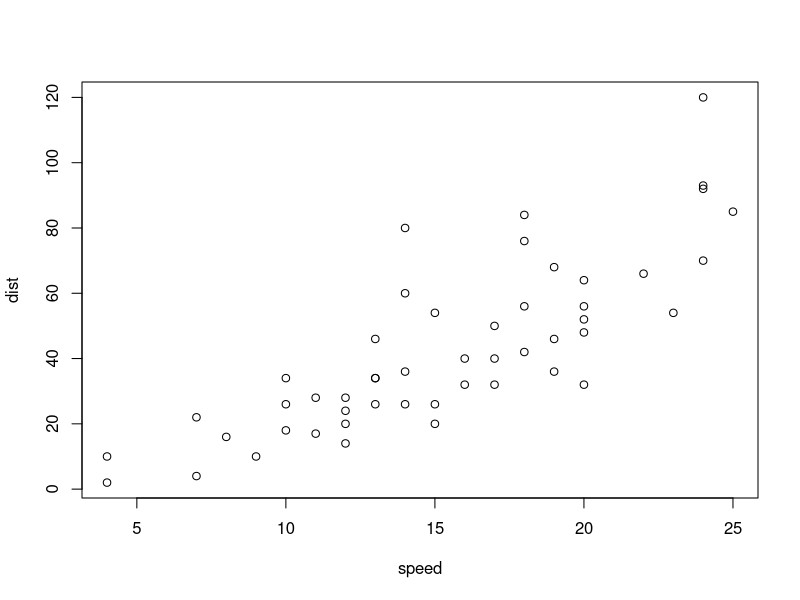
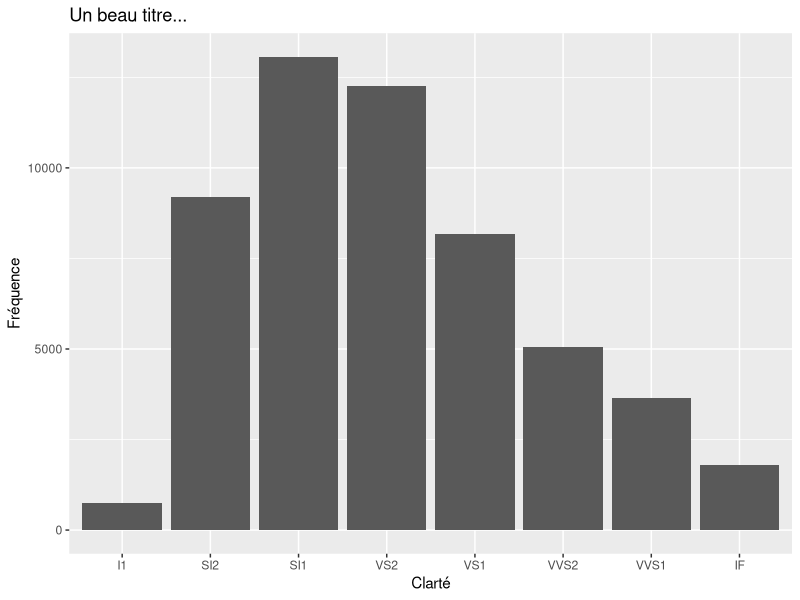
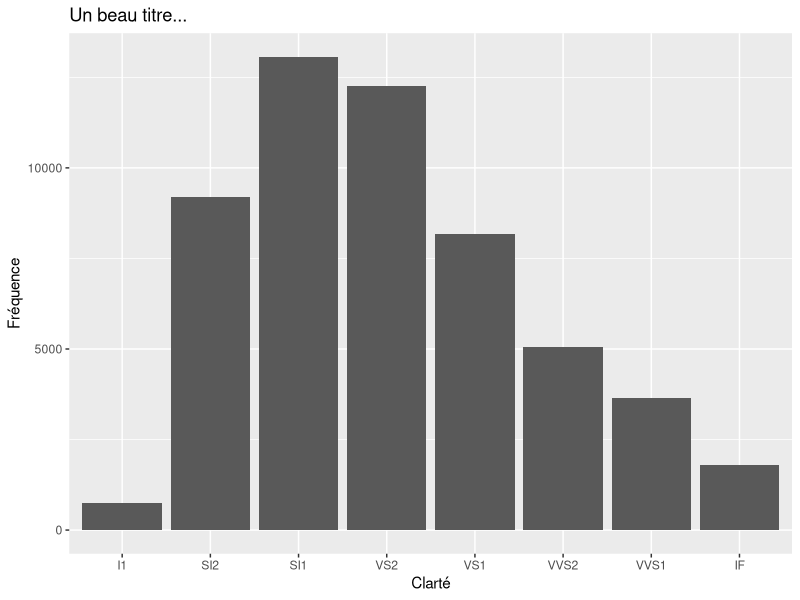
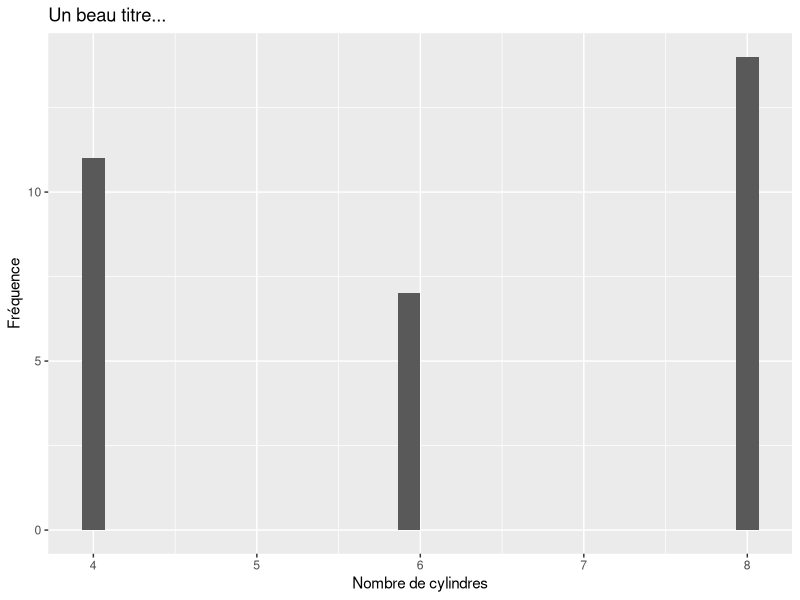
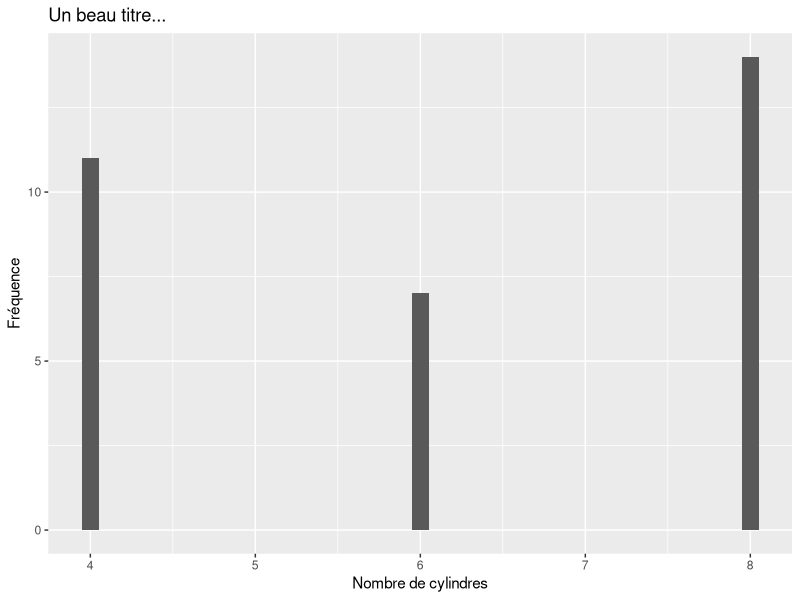
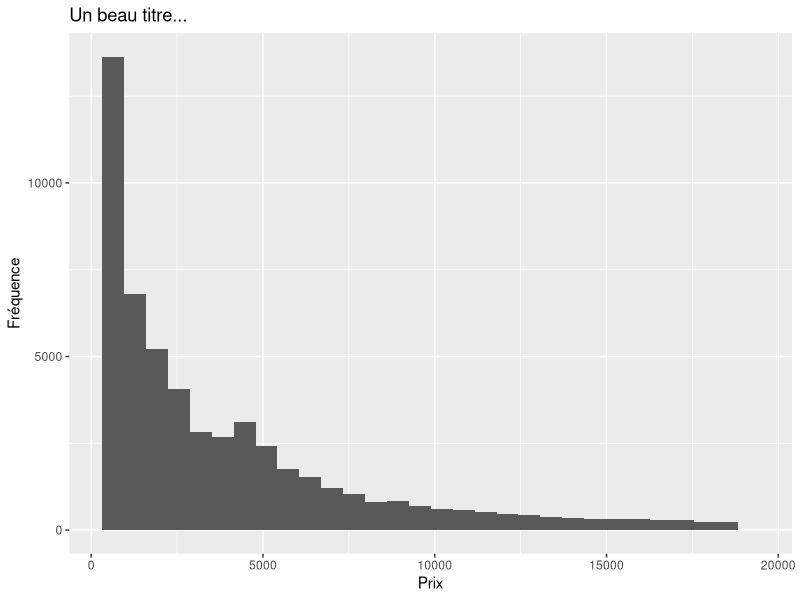
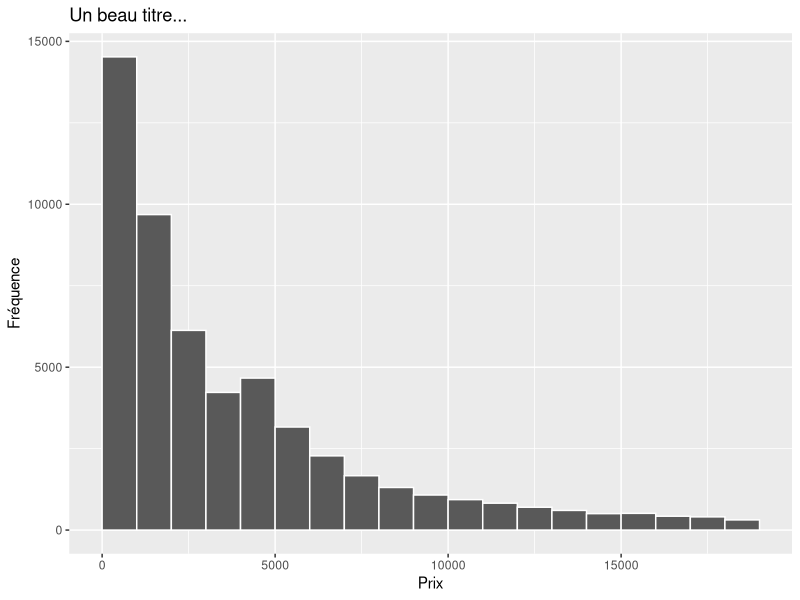
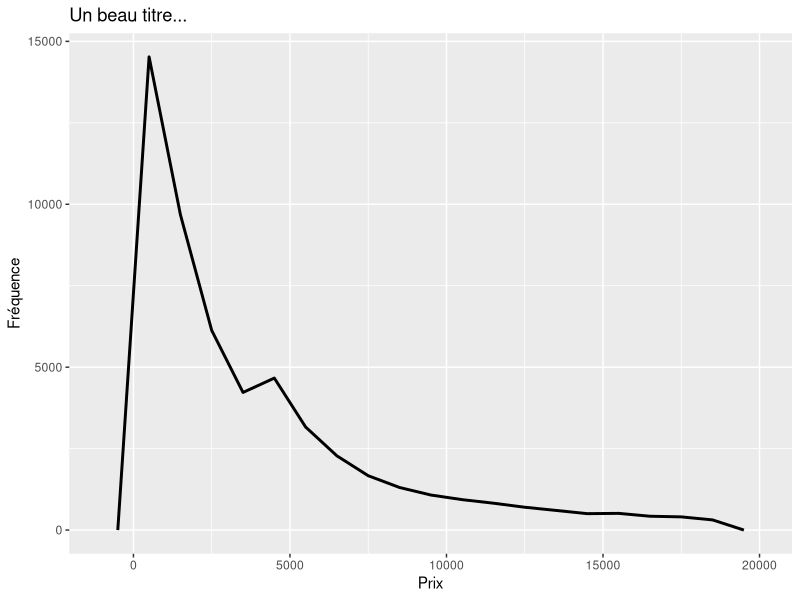

Here is the R script that generated these plots, in order:
## ---- chunk 1
options(htmltools.dir.version = FALSE)
knitr::opts_chunk$set(fig.align = 'center',
                      fig.width = 6, 
                      fig.height = 6)
## ---- chunk 2
plot(cars)
## ---- chunk 3
list.of.packages <- c("ggplot2", "broom", "MASS", "rmarkdown")
new.packages <- list.of.packages[!(list.of.packages %in% installed.packages()[,"Package"])]
if(length(new.packages)) install.packages(new.packages)
## ---- chunk 4
library(ggplot2)
library(broom)
library(MASS)
library(rmarkdown)
## ---- chunk 5
View(mtcars)
## ---- chunk 6
diamonds
## ---- chunk 7
diamonds$cut[1:10]
## ---- chunk 8
table(diamonds$cut)
## ---- chunk 9
table(diamonds$color)
## ---- chunk 10
mean(diamonds$price)
## ---- chunk 11
mean(diamonds$carat)
## ---- chunk 12
median(diamonds$price)
## ---- chunk 13
median(diamonds$carat)
## ---- chunk 14
res <- range(diamonds$carat)
res
res[2]-res[1]
## ---- chunk 15
res <- range(diamonds$price)
res
res[2]-res[1]
## ---- chunk 16
var(diamonds$price)
## ---- chunk 17
var(diamonds$carat)
## ---- chunk 18
sd(diamonds$carat)
## ---- chunk 19
sd(diamonds$price)
## ---- chunk 20
prix <- diamonds$price
sd(prix)/mean(prix)*100
## ---- chunk 21
carat <- diamonds$carat
sd(carat)/mean(carat)*100
## ---- chunk 22
(650-mean(prix))/sd(prix)
## ---- chunk 23
quantile(diamonds$carat, 0.1)
quantile(diamonds$carat, 0.75)
quantile(diamonds$carat, 0.91)
## ---- chunk 24
summary(diamonds$price)
## ---- chunk 25
summary(diamonds$carat)
## ---- chunk 26
mean(diamonds$price<=850)
## ---- chunk 27
table(diamonds$cut)
## ---- chunk 28
table(diamonds$color)
## ---- chunk 29
addmargins(table(diamonds$cut))
## ---- chunk 30
table(diamonds$cut,diamonds$color)
## ---- chunk 31
prop.table(table(diamonds$cut,diamonds$color))
## ---- chunk 32
addmargins(table(diamonds$cut,diamonds$color))
## ---- chunk 33
addmargins(prop.table(table(diamonds$cut,diamonds$color)))
## ---- chunk 34
qplot(diamonds$clarity, xlab="Clarté", ylab="Fréquence", main="Un beau titre...")
## ---- chunk 35
ggplot(diamonds, aes(clarity)) + 
  geom_bar() +
  labs(
    x = "Clarté",
    y = "Fréquence",
    title = "Un beau titre...")
## ---- chunk 36
qplot(mtcars$cyl, xlab="Nombre de cylindres", ylab="Fréquence", main="Un beau titre...")
## ---- chunk 37
ggplot(mtcars, aes(cyl)) +
  geom_bar(width = 0.1) +
  labs(
    x = "Nombre de cylindres",
    y = "Fréquence",
    title = "Un beau titre...")
## ---- chunk 38
qplot(diamonds$price, xlab="Prix", ylab="Fréquence", main="Un beau titre...")
## ---- chunk 39
ggplot(diamonds, aes(price)) +
  geom_histogram(color = "white", binwidth = 1000, center = 500) +
  labs(
    x = "Prix", 
    y = "Fréquence", 
    title = "Un beau titre...")
## ---- chunk 40
ggplot(diamonds, aes(price)) +
  geom_freqpoly(size = 1, binwidth = 1000, center = 500) +
  labs(
    x = "Prix", 
    y = "Fréquence", 
    title = "Un beau titre...")
## ---- chunk 41
ggplot(diamonds, aes(price)) +
  geom_histogram(color = "white", binwidth = 1000, center = 500) +
  geom_freqpoly(size = 1, binwidth = 1000, center = 500) +
  labs(
    x = "Prix", 
    y = "Fréquence", 
    title = "Un beau titre...")
## ---- chunk 42
ggplot(diamonds, aes(price)) +
  stat_ecdf() +
  labs(
    x = "Prix", 
    y = "Fréquence relative cumulée", 
    title = "Un beau titre...")
## ---- chunk 43
ggplot(diamonds, aes(x=cut, fill=color))+
  geom_bar()+
  labs(
    x = "Coupe",
    y = "Fréquence",
    title = "Un beau titre...")
## ---- chunk 44
ggplot(diamonds, aes(x=cut, fill=color))+
  geom_bar(position ="dodge")+
  labs(
    x = "Coupe",
    y = "Fréquence",
    title = "Un beau titre...")
## ---- chunk 45
ggplot(diamonds, aes(x=cut, fill=color))+
  geom_bar(position ="fill")+
  labs(
    x = "Coupe",
    y = "Fréquence relative",
    title = "Un beau titre...")
## ---- chunk 46
ggplot(diamonds, aes(x = cut, y = price)) + 
  geom_boxplot()+
  labs(
    x = "Coupe",
    y = "Prix",
    title = "Un beau titre...")
## ---- chunk 47
ggplot(diamonds, aes(x=carat, y=price))+
  geom_point()+
  labs(
    x = "Carat",
    y = "Prix",
    title = "Un beau titre...")
## ---- chunk 48
ggplot(diamonds, aes(x=carat, y=price))+
  geom_point()+
  geom_smooth(method="lm")+
  labs(
    x = "Carat",
    y = "Prix",
    title = "Un beau titre...")
## ---- chunk 49
lmfit <- lm(formula = price ~ carat, data = diamonds)
## ---- chunk 50
tidy(lmfit)
## ---- chunk 51
glance(lmfit)
## ---- chunk 52
head(augment(lmfit))
## ---- chunk 53
tidy(t.test(diamonds$price,
            conf.level = 0.95))
## ---- chunk 54
tidy(t.test(diamonds$price,
            conf.level = 0.99))
## ---- chunk 55
tidy(prop.test(with(diamonds,table(cut!="Ideal"))))
## ---- chunk 56
tidy(prop.test(with(diamonds,table(cut!="Ideal")),
                 conf.level = 0.99))
